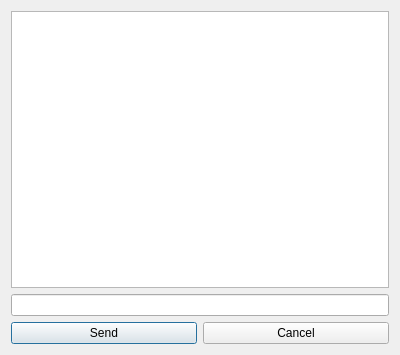
<?xml version="1.0" encoding="UTF-8"?>
<ui version="4.0">
 <class>chatdlg</class>
 <widget class="QDialog" name="chatdlg">
  <property name="geometry">
   <rect>
    <x>0</x>
    <y>0</y>
    <width>400</width>
    <height>355</height>
   </rect>
  </property>
  <property name="windowTitle">
   <string>Chat</string>
  </property>
  <layout class="QVBoxLayout" name="verticalLayout">
   <item>
    <widget class="QPlainTextEdit" name="total_chat_box">
     <property name="readOnly">
      <bool>true</bool>
     </property>
    </widget>
   </item>
   <item>
    <widget class="QLineEdit" name="chat_box"/>
   </item>
   <item>
    <layout class="QHBoxLayout" name="horizontalLayout">
     <item>
      <widget class="QPushButton" name="send_pushButton">
       <property name="text">
        <string>Send</string>
       </property>
      </widget>
     </item>
     <item>
      <widget class="QPushButton" name="cancel_pushButton">
       <property name="text">
        <string>Cancel</string>
       </property>
      </widget>
     </item>
    </layout>
   </item>
  </layout>
 </widget>
 <resources/>
 <connections>
  <connection>
   <sender>cancel_pushButton</sender>
   <signal>clicked()</signal>
   <receiver>chatdlg</receiver>
   <slot>reject()</slot>
   <hints>
    <hint type="sourcelabel">
     <x>375</x>
     <y>329</y>
    </hint>
    <hint type="destinationlabel">
     <x>394</x>
     <y>320</y>
    </hint>
   </hints>
  </connection>
 </connections>
</ui>
